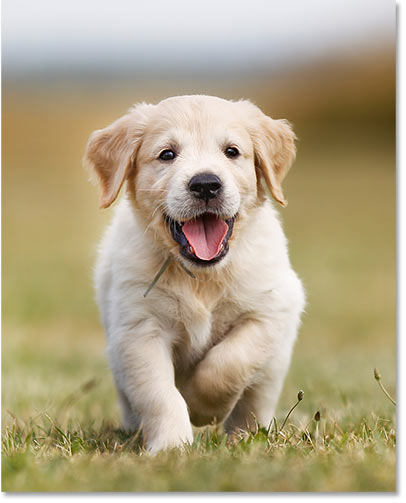
#> input picture Week 2/dog_img.jpg, 406 x 503 px
$ jupyter execute --allow-errors Lab2SharapovaElizabet.ipynb
#> lines starting #> are read from the running program, lines starting #| are printed output that depends on the picture
[cell 1]
import cv2
import matplotlib.pyplot as plt
import numpy as np

Part 1: Arithmetic Operations on Images
Step 1: Subtracting an Intensity from an Image
Task 1:
1. Experiment with different intensity values (e.g., 30, 100) and observe how the image
changes.

[cell 2]
image = cv2.imread('dog_img.jpg')
#> image is the input picture: shape (503, 406, 3); mean B, G, R 133.8, 164, 176.7
image_RGB = cv2.cvtColor(image, cv2.COLOR_BGR2RGB)

fig, axes = plt.subplots(1, 3, figsize=(15, 5))

axes[0].imshow(image_RGB)
axes[0].set_title('Original')
axes[0].axis('off')

subtracted_30 = cv2.subtract(image_RGB, 30)
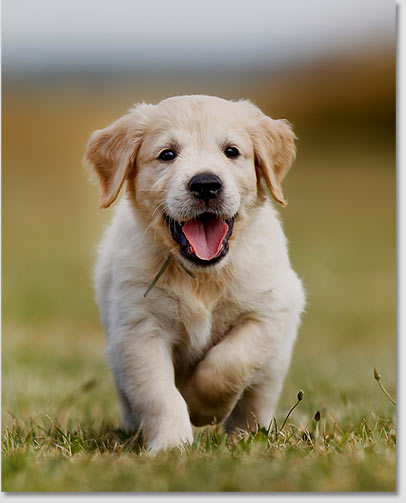
#> subtracted_30: shape (503, 406, 3); mean R, G, B 146.7, 134.1, 104
axes[1].imshow(subtracted_30)
axes[1].set_title('Sustracted 30')
axes[1].axis('off')

subtracted_100 = cv2.subtract(image_RGB, 100)
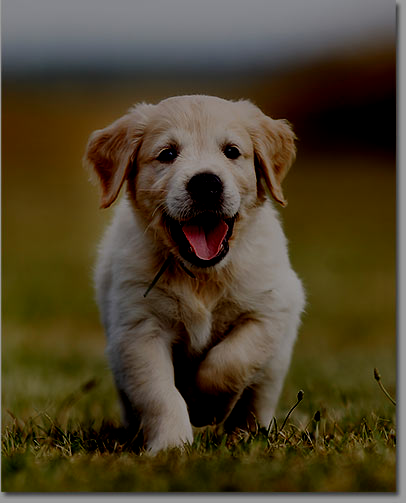
#> subtracted_100: shape (503, 406, 3); mean R, G, B 77.7, 66.2, 42.4
axes[2].imshow(subtracted_100)
axes[2].set_title('Sustracted 100')
axes[2].axis('off')

plt.tight_layout()
plt.savefig('task1_subtraction.png', dpi=150)
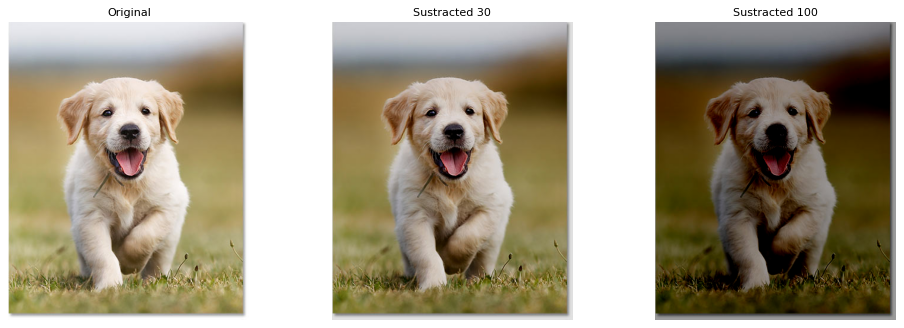
#> figure drawn by matplotlib, 3 panels
plt.show()

2. Explain why the image becomes darker as you subtract more.

Subtracting reduces pixel intensity values (0–255), moving them toward 0, which makes the image darker. Larger subtraction results in darker pixels; values below 0 are clipped to black.

3. The provided examples are for subtracting an intensity from all three RGB slices. Write a
source code that reduce the intensities of the Red channel only.

[cell 3]
def subtract_red_channel(image, value):
#> called with value = 100
    image_copy = image.copy()
    image_copy[:, :, 0] = cv2.subtract(image_copy[:, :, 0], value)
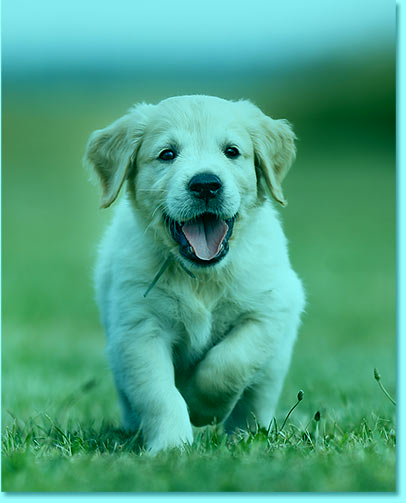
#> image_copy: shape (503, 406, 3); mean R, G, B 77.7, 164, 133.8
    return image_copy

red_subtracted = subtract_red_channel(image_RGB, 100)

fig, axes = plt.subplots(1, 2, figsize=(10, 5))
axes[0].imshow(image_RGB)
axes[0].set_title('Original')
axes[0].axis('off')

axes[1].imshow(red_subtracted)
axes[1].set_title('Red Channel -100')
axes[1].axis('off')

plt.tight_layout()
plt.savefig('task1_red_channel.png', dpi=150)
plt.show()

Step 2: Adding an Intensity to an Image

Task 2:
1. Experiment with different intensity values (e.g., 30, 100) and observe how the image
changes.

[cell 4]
fig, axes = plt.subplots(1, 3, figsize=(15, 5))

axes[0].imshow(image_RGB)
axes[0].set_title('Original')
axes[0].axis('off')

added_30 = cv2.add(image_RGB, 30)
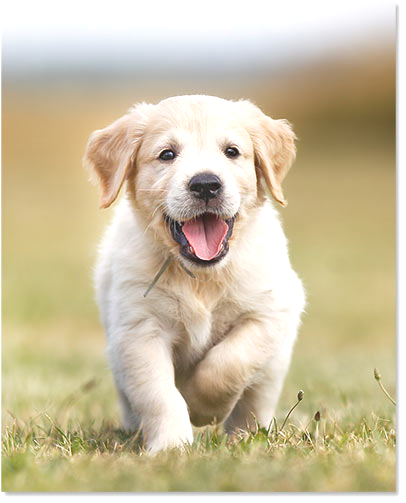
#> added_30: shape (503, 406, 3); mean R, G, B 204.8, 192.7, 162.5
axes[1].imshow(added_30)
axes[1].set_title('Added 30')
axes[1].axis('off')

added_100 = cv2.add(image_RGB, 100)
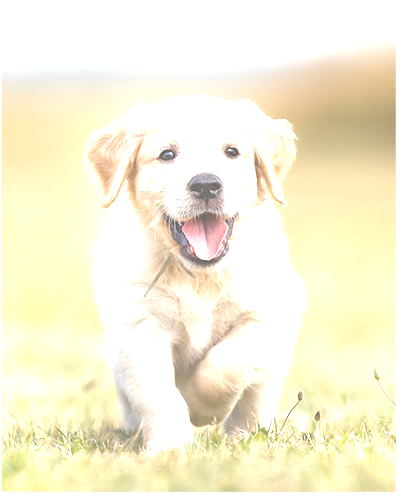
#> added_100: shape (503, 406, 3); mean R, G, B 248.1, 242.6, 216.4
axes[2].imshow(added_100)
axes[2].set_title('Added 100')
axes[2].axis('off')

plt.tight_layout()
plt.savefig('task2_addition.png', dpi=150)
plt.show()

#> (a cell that did not finish here is left out)

Adding increases pixel intensity values toward 255, making the image brighter. Larger additions increase brightness; values above 255 are clipped to white.

3. The provided examples are for adding an intensity from all three RGB slices. Write a
source code that increases the intensities of the Red channel only.

[cell 6]
def add_red_channel(image, value):
#> called with value = 100
    image_copy = image.copy()
    image_copy[:, :, 0] = cv2.add(image_copy[:, :, 0], value)
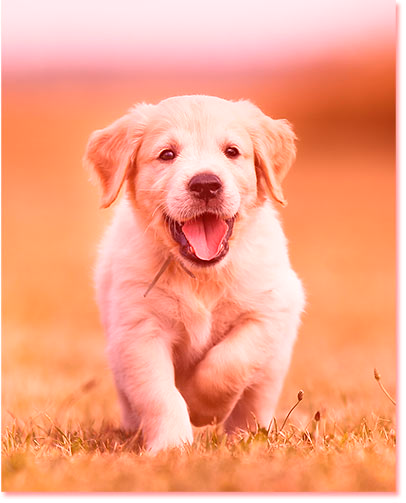
#> image_copy: shape (503, 406, 3); mean R, G, B 248.1, 164, 133.8
    return image_copy

red_added = add_red_channel(image_RGB, 100)

fig, axes = plt.subplots(1, 2, figsize=(10, 5))
axes[0].imshow(image_RGB)
axes[0].set_title('Original')
axes[0].axis('off')

axes[1].imshow(red_added)
axes[1].set_title('Red chanell +100')
axes[1].axis('off')

plt.tight_layout()
plt.savefig('task2_red_channel.png', dpi=150)
plt.show()

Step 3: Multiplying an Image by a Constant

#> (a cell that did not finish here is left out)

[cell 8]
fig, axes = plt.subplots(1, 3, figsize=(15, 5))

axes[0].imshow(image_RGB)
axes[0].set_title('Original (×1.0)')
axes[0].axis('off')

multiplied_05 = cv2.multiply(image_RGB.astype(np.float32), 0.5)
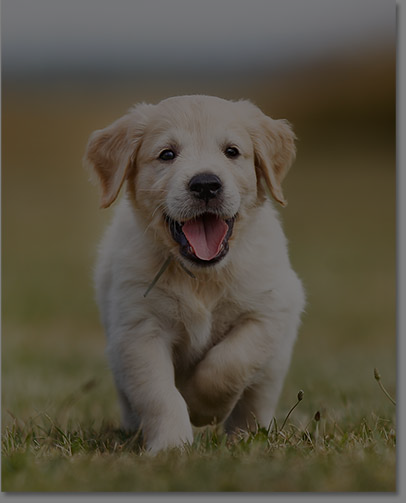
#> multiplied_05: shape (503, 406, 3) float32; mean R, G, B 88.4, 82, 66.9
multiplied_05 = np.uint8(np.clip(multiplied_05, 0, 255))
axes[1].imshow(multiplied_05)
axes[1].set_title('Multiplied 0.5')
axes[1].axis('off')

multiplied_20 = cv2.multiply(image_RGB.astype(np.float32), 2.0)
multiplied_20 = np.uint8(np.clip(multiplied_20, 0, 255))
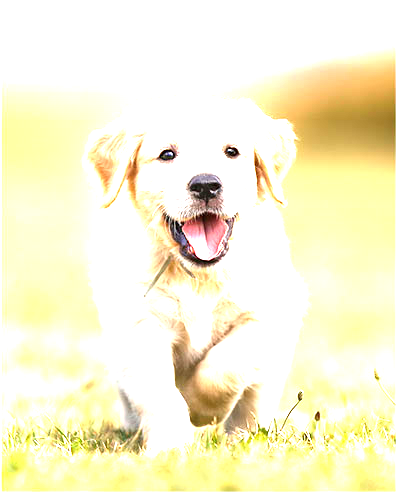
#> multiplied_20: shape (503, 406, 3); mean R, G, B 249.4, 244.3, 212.1
axes[2].imshow(multiplied_20)
axes[2].set_title('Multiplied 2.0')
axes[2].axis('off')

plt.tight_layout()
plt.savefig('task3_multiplication.png', dpi=150)
plt.show()

2. Discuss the impact of multiplying the pixel values by a number greater than 1 and less
than 1.

Multiplier > 1 → increases brightness and contrast.
Multiplier < 1 → decreases brightness and contrast.

Step 4: Dividing an Image by a Constant

Task 4:
1. Experiment with different division factors (e.g., 3.0, 0.5).

[cell 9]
fig, axes = plt.subplots(1, 4, figsize=(16, 4))

axes[0].imshow(image_RGB)
axes[0].set_title('Original (÷1.0)')
axes[0].axis('off')

divided_05 = cv2.divide(image_RGB.astype(np.float32), 0.5)
divided_05 = np.uint8(np.clip(divided_05, 0, 255))
axes[1].imshow(divided_05)
axes[1].set_title('Divided 0.5')
axes[1].axis('off')

divided_20 = cv2.divide(image_RGB.astype(np.float32), 2.0)
divided_20 = np.uint8(np.clip(divided_20, 0, 255))
axes[2].imshow(divided_20)
axes[2].set_title('Divided 2.0')
axes[2].axis('off')

divided_30 = cv2.divide(image_RGB.astype(np.float32), 3.0)
divided_30 = np.uint8(np.clip(divided_30, 0, 255))
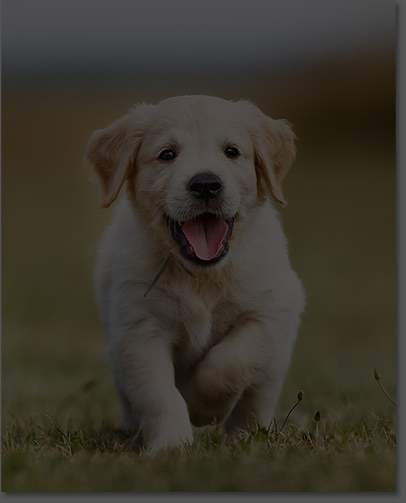
#> divided_30: shape (503, 406, 3); mean R, G, B 58.6, 54.3, 44.3
axes[3].imshow(divided_30)
axes[3].set_title('Divided 3.0')
axes[3].axis('off')

plt.tight_layout()
plt.savefig('task4_division.png', dpi=150)
plt.show()

$ run again, with Week 2/task1_red_channel.png saved as Week 2/dog_img.jpg
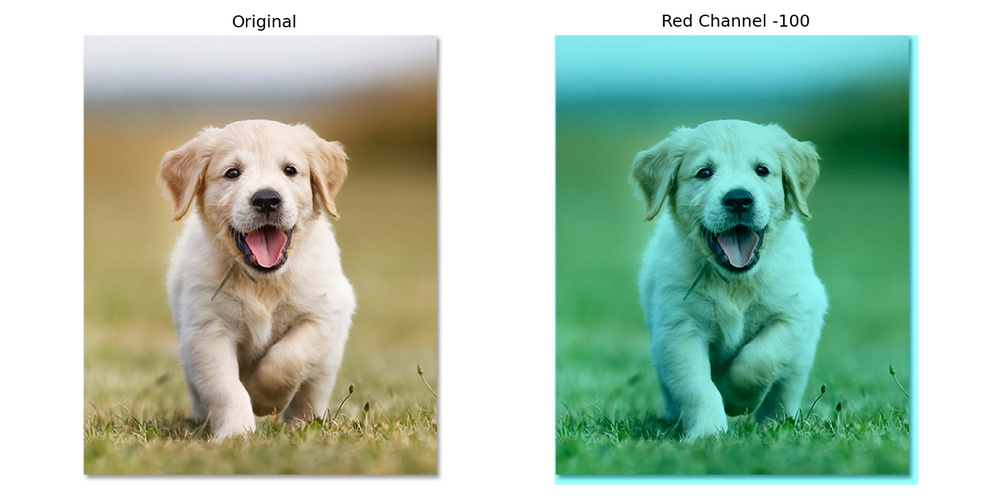
#> input picture Week 2/task1_red_channel.png, 1000 x 500 px, shrunk from 1500 x 750 before the run
#> image is the input picture: shape (500, 1000, 3); mean B, G, R 175, 194.8, 170.8
#> `multiplied_20 = np.uint8(np.clip(multiplied_20, 0, 255))`:
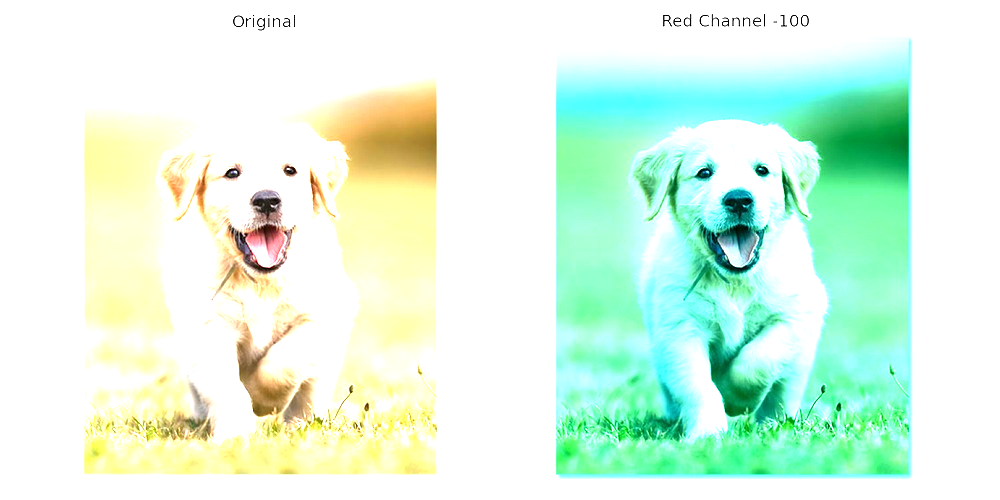
#> multiplied_20: shape (500, 1000, 3); mean R, G, B 219.3, 247.8, 226.6
#> `divided_30 = np.uint8(np.clip(divided_30, 0, 255))`:
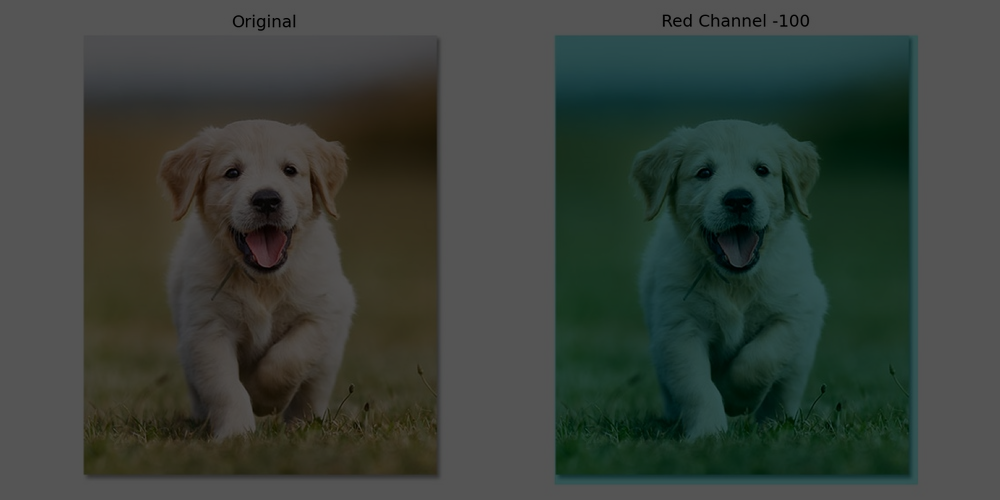
#> divided_30: shape (500, 1000, 3); mean R, G, B 56.7, 64.7, 58.1

$ run again, with Week 2/task1_subtraction.png saved as Week 2/dog_img.jpg
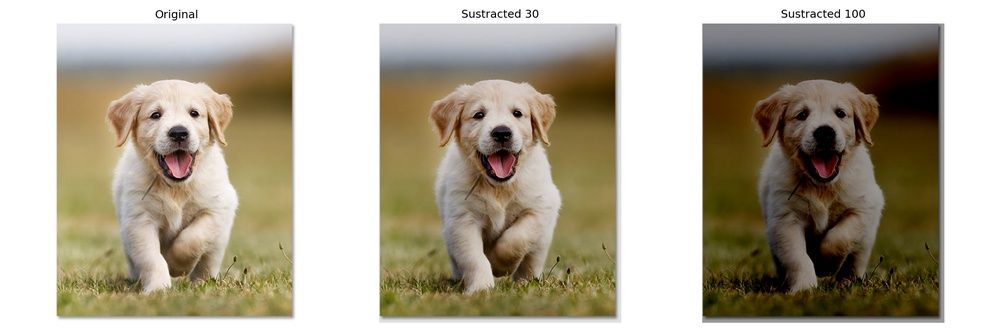
#> input picture Week 2/task1_subtraction.png, 1000 x 333 px, shrunk from 2250 x 750 before the run
#> image is the input picture: shape (333, 1000, 3); mean B, G, R 148.7, 167, 175
#> `divided_30 = np.uint8(np.clip(divided_30, 0, 255))`:
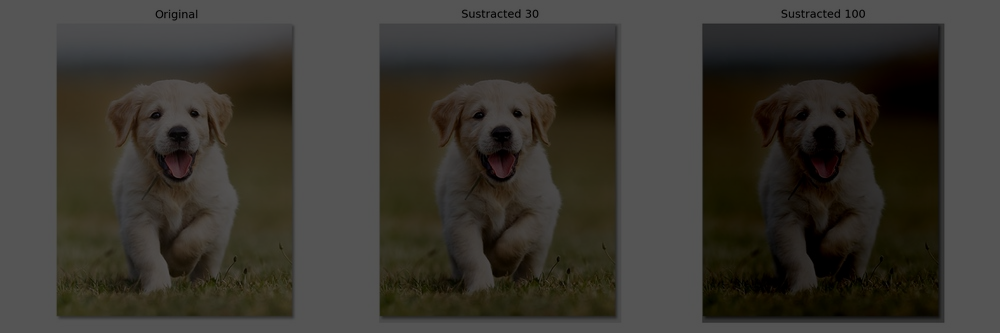
#> divided_30: shape (333, 1000, 3); mean R, G, B 58.1, 55.4, 49.4
